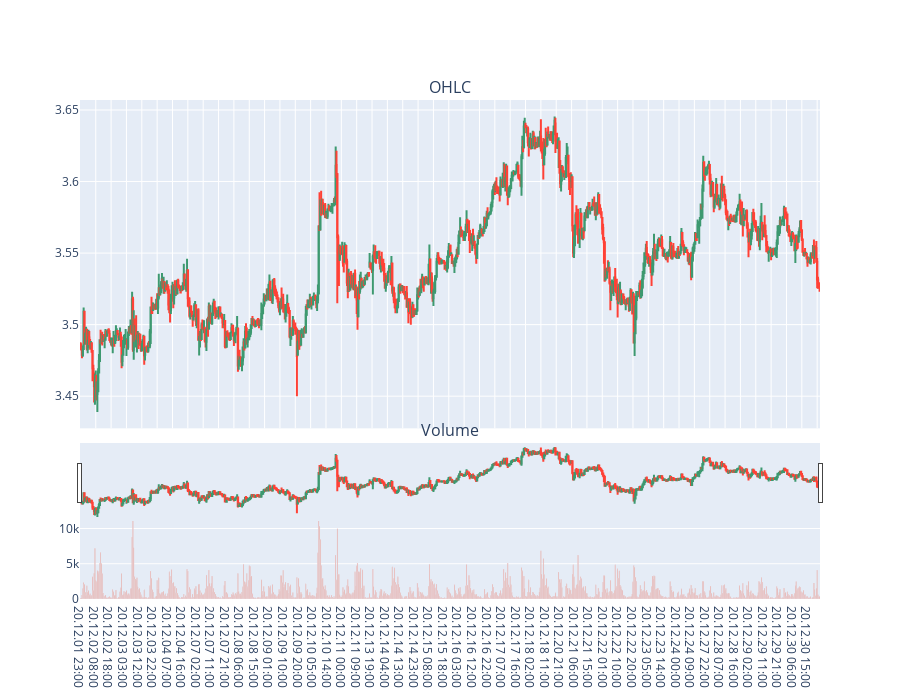

The notebook cell saved with this chart:
### Code cell
candlestick(df['2020-12-01 23:00:00':'2020-12-30 23:30:00'])

### Figure 1 — Plotly figure (JSON) as saved in the notebook; plotly's stock layout.template omitted (floating-point values rounded to 4 significant figures; data arrays with more than 128 entries replaced by an {"elided": "..."} marker saying what was removed)
{"data": [{"close": {"elided": "916 str values"}, "high": {"elided": "916 str values"}, "low": {"elided": "916 str values"}, "open": {"elided": "916 str values"}, "showlegend": false, "type": "candlestick", "x": {"elided": "916 str values"}, "xaxis": "x", "yaxis": "y"}, {"showlegend": false, "type": "bar", "x": {"elided": "916 str values"}, "xaxis": "x3", "y": {"elided": "916 int values"}, "yaxis": "y3"}], "layout": {"annotations": [{"font": {"size": 16}, "showarrow": false, "text": "OHLC", "x": 0.5, "xanchor": "center", "xref": "paper", "y": 1, "yanchor": "bottom", "yref": "paper"}, {"font": {"size": 16}, "showarrow": false, "text": "Volume", "x": 0.5, "xanchor": "center", "xref": "paper", "y": 0.312, "yanchor": "bottom", "yref": "paper"}], "height": 700, "xaxis": {"anchor": "y", "domain": [0, 1], "matches": "x3", "showticklabels": false}, "xaxis2": {"anchor": "y2", "domain": [0, 1], "matches": "x3", "showticklabels": false}, "xaxis3": {"anchor": "y3", "domain": [0, 1]}, "yaxis": {"anchor": "x", "domain": [0.342, 1]}, "yaxis2": {"anchor": "x2", "domain": [0.218, 0.312]}, "yaxis3": {"anchor": "x3", "domain": [0, 0.188]}}}
